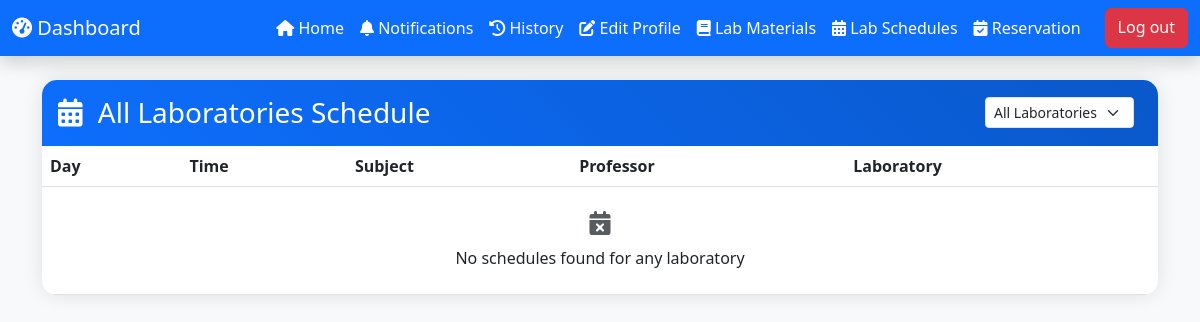
Before: /users/view_schedules.php (signed in) with the older database file.
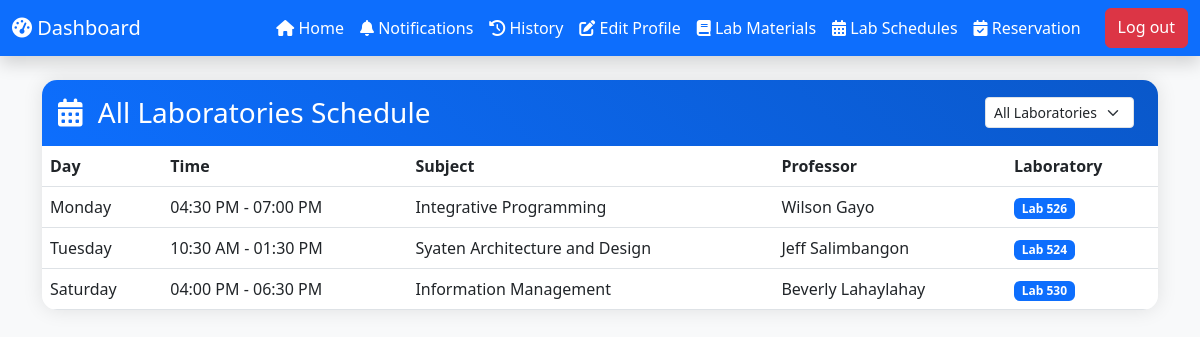
After: the same page with the newer database file.
### tables this page shows
CREATE TABLE `lab_schedules` (
  `schedule_id` int(11) NOT NULL,
  `lab_number` varchar(10) NOT NULL,
  `professor_name` varchar(100) NOT NULL,
  `subject` varchar(100) NOT NULL,
  `day` varchar(20) NOT NULL,
  `start_time` time NOT NULL,
  `end_time` time NOT NULL,
  `created_at` timestamp NOT NULL DEFAULT current_timestamp()
);

### users/view_schedules.php (the view, shortened to what the changed rows need)
<?php
require_once('db.php');
$username = $_SESSION['username'];
$user_query = "SELECT id FROM user WHERE username = ?";
$user_stmt = $con->prepare($user_query);
$user_stmt->bind_param("s", $username);
$user_stmt->execute();
$user_result = $user_stmt->get_result();
$user_data = $user_result->fetch_assoc();
$user_id = $user_data['id'];
$notif_query = "SELECT COUNT(*) as count FROM notification WHERE id_number = ?";
$notif_stmt = $con->prepare($notif_query);
$notif_stmt->bind_param("i", $user_id);
$notif_stmt->execute();
$notif_result = $notif_stmt->get_result();
$selected_lab = isset($_GET['lab']) ? $_GET['lab'] : 'all';
$query = "SELECT * FROM lab_schedules";
$query .= " ORDER BY
    CASE
        WHEN day = 'Monday' THEN 1
        WHEN day = 'Tuesday' THEN 2
        WHEN day = 'Wednesday' THEN 3
        WHEN day = 'Thursday' THEN 4
        WHEN day = 'Friday' THEN 5
        WHEN day = 'Saturday' THEN 6
    END,
    start_time";
$stmt = $con->prepare($query);
$stmt->execute();
$schedules = $stmt->get_result();
?>
<!DOCTYPE html>
<html lang="en">
<head>
    <link href="https://cdn.jsdelivr.net/npm/bootstrap@5.3.0/dist/css/bootstrap.min.css" rel="stylesheet">
    <link href="https://cdnjs.cloudflare.com/ajax/libs/font-awesome/6.0.0/css/all.min.css" rel="stylesheet">
</head>
<body class="bg-light">
    <div class="container mt-4">
        <div class="schedule-card">
            <div class="table-responsive">
                <table class="table table-hover mb-0">
                    <thead>
                        <tr>
                            <th>Day</th>
                            <th>Time</th>
                            <th>Subject</th>
                            <th>Professor</th>
                            <?php if ($selected_lab === 'all'): ?>
                                <th>Laboratory</th>
                            <?php endif; ?>
                        </tr>
                    </thead>
                    <tbody>
                        <?php if ($schedules->num_rows > 0): ?>
                            <?php while ($schedule = $schedules->fetch_assoc()): ?>
                                <tr>
                                    <td><?= htmlspecialchars($schedule['day']) ?></td>
                                    <td>
                                        <?= date('h:i A', strtotime($schedule['start_time'])) ?> -
                                        <?= date('h:i A', strtotime($schedule['end_time'])) ?>
                                    </td>
                                    <td><?= htmlspecialchars($schedule['subject']) ?></td>
                                    <td><?= htmlspecialchars($schedule['professor_name']) ?></td>
                                    <?php if ($selected_lab === 'all'): ?>
                                        <td>
                                            <span class="badge bg-primary">
                                                Lab <?= htmlspecialchars($schedule['lab_number']) ?>
                                            </span>
                                        </td>
                                    <?php endif; ?>
                                </tr>
                            <?php endwhile; ?>
                        <?php else: ?>
                            <tr>
                                <td colspan="<?= $selected_lab === 'all' ? '5' : '4' ?>" class="text-center">
                                    <div class="p-3">
                                        <i class="fas fa-calendar-xmark text-muted fs-4"></i>
                                        <p class="mb-0 mt-2">No schedules found for <?= $selected_lab === 'all' ? 'any laboratory' : 'Lab ' . htmlspecialchars($selected_lab) ?></p>
                                    </div>
                                </td>
                            </tr>
                        <?php endif; ?>
                    </tbody>
                </table>
            </div>
        </div>
    </div>
</body>
</html>

Changed rows visible on the page:
added lab_schedules: day "Monday", start_time "04:30 PM", end_time "07:00 PM", subject "Integrative Programming", professor_name "Wilson Gayo", lab_number "526"
added lab_schedules: day "Tuesday", start_time "10:30 AM", end_time "01:30 PM", subject "Syaten Architecture and Design", professor_name "Jeff Salimbangon", lab_number "524"
added lab_schedules: day "Saturday", start_time "04:00 PM", end_time "06:30 PM", subject "Information Management", professor_name "Beverly Lahaylahay", lab_number "530"
Other visible differences:
text no longer shown: "No schedules found for any laboratory"
